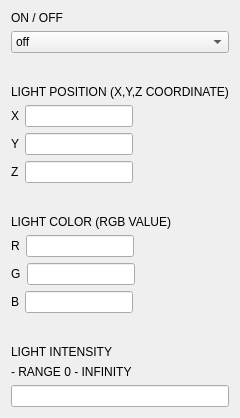
        <widget class="QWidget" name="tab_15">
         <attribute name="title">
          <string>LIGHT 4</string>
         </attribute>
         <layout class="QFormLayout" name="formLayout_18">
          <item row="0" column="0">
           <widget class="QLabel" name="label_141">
            <property name="text">
             <string>ON / OFF</string>
            </property>
           </widget>
          </item>
          <item row="2" column="0">
           <spacer name="verticalSpacer_38">
            <property name="orientation">
             <enum>Qt::Vertical</enum>
            </property>
            <property name="sizeHint" stdset="0">
             <size>
              <width>20</width>
              <height>20</height>
             </size>
            </property>
           </spacer>
          </item>
          <item row="3" column="0">
           <widget class="QLabel" name="label_142">
            <property name="text">
             <string>LIGHT POSITION (X,Y,Z COORDINATE)</string>
            </property>
           </widget>
          </item>
          <item row="4" column="0">
           <layout class="QHBoxLayout" name="horizontalLayout_74">
            <item>
             <widget class="QLabel" name="label_145">
              <property name="text">
               <string>X</string>
              </property>
             </widget>
            </item>
            <item>
             <widget class="QLineEdit" name="lineEdit_89"/>
            </item>
           </layout>
          </item>
          <item row="5" column="0">
           <layout class="QHBoxLayout" name="horizontalLayout_72">
            <item>
             <widget class="QLabel" name="label_143">
              <property name="text">
               <string>Y</string>
              </property>
             </widget>
            </item>
            <item>
             <widget class="QLineEdit" name="lineEdit_87"/>
            </item>
           </layout>
          </item>
          <item row="6" column="0">
           <layout class="QHBoxLayout" name="horizontalLayout_73">
            <item>
             <widget class="QLabel" name="label_144">
              <property name="text">
               <string>Z</string>
              </property>
             </widget>
            </item>
            <item>
             <widget class="QLineEdit" name="lineEdit_88"/>
            </item>
           </layout>
          </item>
          <item row="7" column="0">
           <spacer name="verticalSpacer_39">
            <property name="orientation">
             <enum>Qt::Vertical</enum>
            </property>
            <property name="sizeHint" stdset="0">
             <size>
              <width>20</width>
              <height>20</height>
             </size>
            </property>
           </spacer>
          </item>
          <item row="8" column="0">
           <widget class="QLabel" name="label_146">
            <property name="text">
             <string>LIGHT COLOR (RGB VALUE)</string>
            </property>
           </widget>
          </item>
          <item row="9" column="0">
           <layout class="QHBoxLayout" name="horizontalLayout_77">
            <item>
             <widget class="QLabel" name="label_149">
              <property name="text">
               <string>R</string>
              </property>
             </widget>
            </item>
            <item>
             <widget class="QLineEdit" name="lineEdit_92"/>
            </item>
           </layout>
          </item>
          <item row="10" column="0">
           <layout class="QHBoxLayout" name="horizontalLayout_75">
            <item>
             <widget class="QLabel" name="label_147">
              <property name="text">
               <string>G</string>
              </property>
             </widget>
            </item>
            <item>
             <widget class="QLineEdit" name="lineEdit_90"/>
            </item>
           </layout>
          </item>
          <item row="11" column="0">
           <layout class="QHBoxLayout" name="horizontalLayout_76">
            <item>
             <widget class="QLabel" name="label_148">
              <property name="text">
               <string>B</string>
              </property>
             </widget>
            </item>
            <item>
             <widget class="QLineEdit" name="lineEdit_91"/>
            </item>
           </layout>
          </item>
          <item row="12" column="0">
           <spacer name="verticalSpacer_40">
            <property name="orientation">
             <enum>Qt::Vertical</enum>
            </property>
            <property name="sizeHint" stdset="0">
             <size>
              <width>20</width>
              <height>20</height>
             </size>
            </property>
           </spacer>
          </item>
          <item row="13" column="0">
           <widget class="QLabel" name="label_150">
            <property name="text">
             <string>LIGHT INTENSITY</string>
            </property>
           </widget>
          </item>
          <item row="14" column="0">
           <widget class="QLabel" name="label_151">
            <property name="text">
             <string>- RANGE 0 - INFINITY</string>
            </property>
           </widget>
          </item>
          <item row="1" column="0" colspan="2">
           <widget class="QComboBox" name="comboBox_23">
            <item>
             <property name="text">
              <string>off</string>
             </property>
            </item>
            <item>
             <property name="text">
              <string>on</string>
             </property>
            </item>
           </widget>
          </item>
          <item row="15" column="0" colspan="2">
           <widget class="QLineEdit" name="lineEdit_93"/>
          </item>
         </layout>
        </widget>
